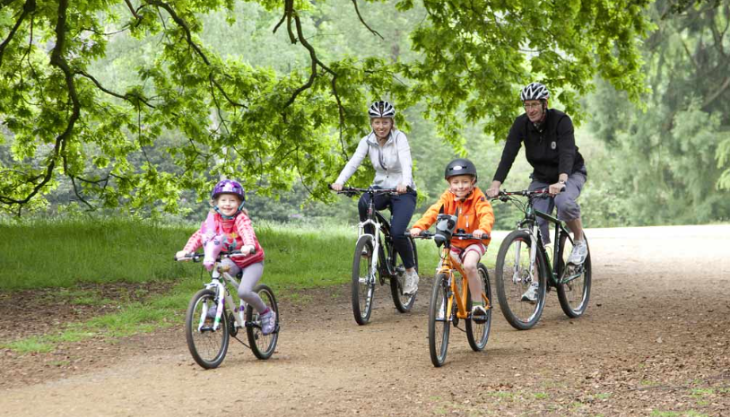
#> input picture images/bicycles.jpg, 730 x 417 px
$ python detect_shapes.py --image images/bicycles.jpg
#> lines starting #> are read from the running program, lines starting #| are printed output that depends on the picture; after the words box and inside, x2 and y2 are one past the last pixel; in counts of white or black regions, pixels touching at a corner belong together
### levi/shape_detector.py
import cv2


class ShapeDetector:
    def __init__(self):
        pass

    def detect(self, contour):
        shape = "unidentified"
        peri = cv2.arcLength(contour, True)
        # second parameter are normally in the range of 1-5%
        approx = cv2.approxPolyDP(contour, 0.03 * peri, True)

        numEdges = len(approx)
        if numEdges == 3:
            shape = "triangle"

        elif numEdges == 4:
            # x, y, w, h
            (_, _, w, h) = cv2.boundingRect(approx)
            aspectRatio = w / float(h)

            shape = "square" if aspectRatio >= 0.95 and aspectRatio <= 1.05 else "rectangle"

        elif numEdges == 5:
            shape = "pentagon"

        else:
            shape = "circle"

        return shape

### detect_shapes.py
from levi import ShapeDetector
import argparse
import imutils
import cv2

ap = argparse.ArgumentParser()
ap.add_argument("-i", "--image", required=True, help="path to input image")
args = vars(ap.parse_args())

image = cv2.imread(args["image"])
#> image is the input picture: shape (417, 730, 3); mean B, G, R 101.6, 148.3, 143.1
resized = imutils.resize(image, width=300)
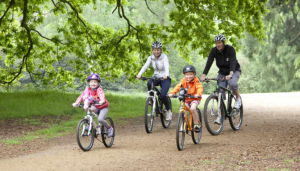
#> resized: shape (171, 300, 3); mean B, G, R 101.6, 148.3, 143.1
scaleRatio = image.shape[0] / float(resized.shape[0])
#> scaleRatio = 2.44

gray = cv2.cvtColor(resized, cv2.COLOR_BGR2GRAY)
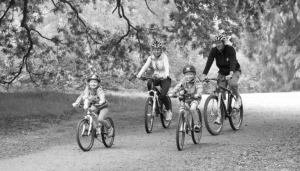
#> gray: shape (171, 300); min 6, max 255, mean 141.4
blurred = cv2.GaussianBlur(gray, (5, 5), 0)
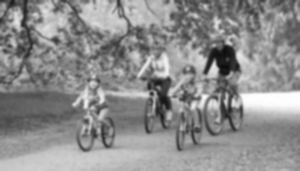
#> blurred: shape (171, 300); min 12, max 254, mean 141.4
thresh = cv2.threshold(blurred, 60, 255, cv2.THRESH_BINARY)[1]
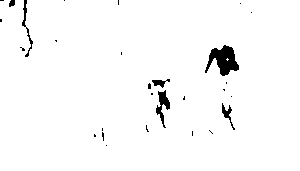
#> thresh: shape (171, 300); 97.6% white; 28 black regions (22 under 20 px)

cnts = cv2.findContours(thresh.copy(), cv2.RETR_EXTERNAL,
                        cv2.CHAIN_APPROX_SIMPLE)
#> cnts = 1 contour; box (x1, y1, x2, y2) and area: (0, 0, 300, 171) 50674
cnts = imutils.grab_contours(cnts)

sd = ShapeDetector()
for cnt in cnts:
    M = cv2.moments(cnt)
    centerX = int((M["m10"] / M["m00"]) * scaleRatio)
    centerY = int((M["m01"] / M["m00"]) * scaleRatio)
    shape = sd.detect(cnt)

    cnt = cnt.astype("float")
    cnt *= scaleRatio
    cnt = cnt.astype("int")

    cv2.drawContours(image, [cnt], -1, (0, 255, 0), 2)
    cv2.putText(image, shape, (centerX, centerY),
                cv2.FONT_HERSHEY_SIMPLEX, 0.5, (255, 255, 255), 2)

    cv2.imshow("Shape", image)
    cv2.waitKey(0)
#> this loop made 1 pass
#> (centerX, centerY, shape, peri in detect, approx in detect, numEdges in detect, w in detect, h in detect) on pass 1: (365, 207, 'rectangle', 1021.4, [[0, 1], [0, 170], [299, 170], [299, 0]], 4, 300, 171)
#> pass 1, `cv2.imshow("Shape", image)`:
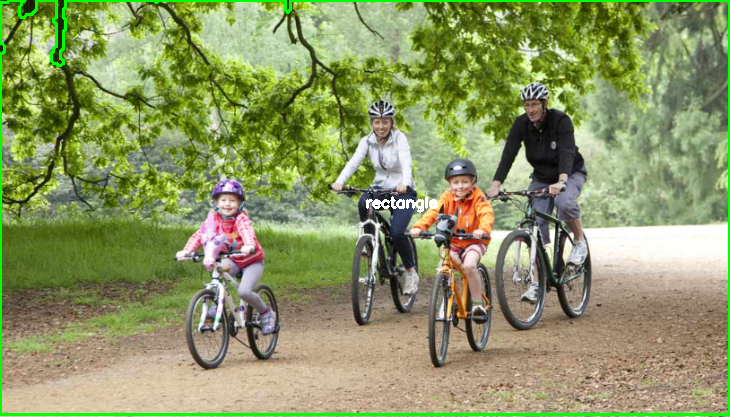
#> window 'Shape': shape (417, 730, 3); mean B, G, R 100.1, 150.7, 140.5

$ run again, on images/sheep.jpg
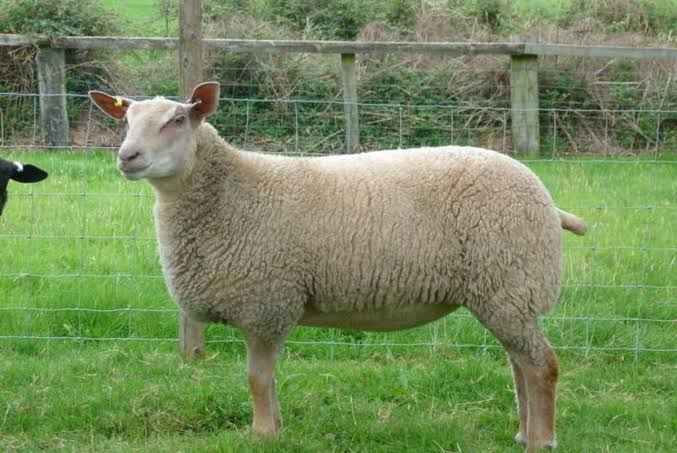
#> input picture images/sheep.jpg, 677 x 453 px
#> image is the input picture: shape (453, 677, 3); mean B, G, R 92.1, 138.2, 117.8
#> `thresh = cv2.threshold(blurred, 60, 255, cv2.THRESH_BINARY)[1]`:
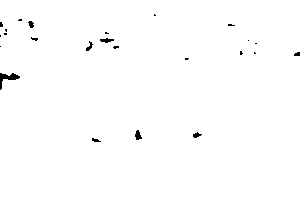
#> thresh: shape (200, 300); 99.3% white; 24 black regions (16 under 20 px)
#> cnts = 1 contour; box (x1, y1, x2, y2) and area: (0, 0, 300, 200) 59323
#> the loop `for cnt in cnts:` made 1 pass
#> (centerX, centerY, shape, peri in detect, approx in detect, numEdges in detect, w in detect, h in detect) on pass 1: (339, 225, 'rectangle', 1049.6, [[0, 0], [0, 199], [299, 199], [299, 0]], 4, 300, 200)
#> pass 1, `cv2.imshow("Shape", image)`:
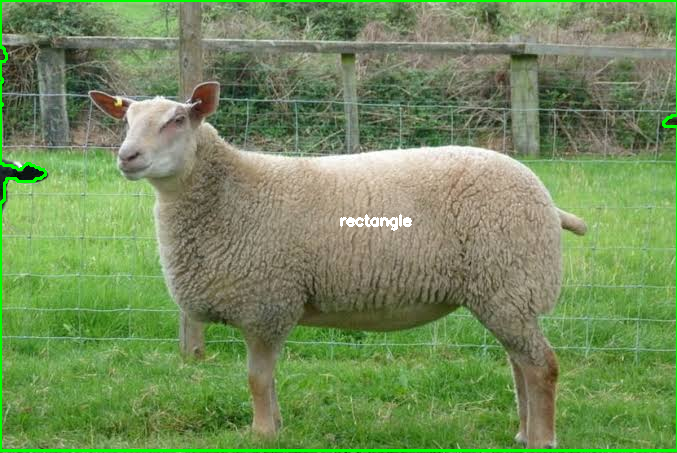
#> window 'Shape': shape (453, 677, 3); mean B, G, R 91, 140.4, 116.2

$ run again, on images/beagle.png
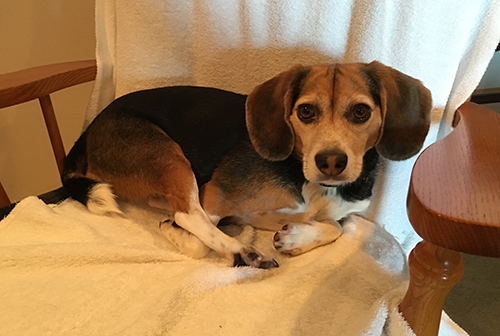
#> input picture images/beagle.png, 500 x 336 px
#> image is the input picture: shape (336, 500, 3); mean B, G, R 83, 120.9, 156.2
#> `thresh = cv2.threshold(blurred, 60, 255, cv2.THRESH_BINARY)[1]`:
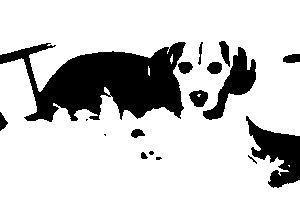
#> thresh: shape (201, 300); 79% white; 17 black regions (5 under 20 px)
#> cnts = 4 contours, 3 with area under 20; largest, box (x1, y1, x2, y2) and area: (0, 0, 300, 201) 48849
#> the loop `for cnt in cnts:` made 4 passes
#> (centerX, centerY, shape, peri in detect, approx in detect, numEdges in detect, w in detect, h in detect) on passes 2 to 3: (248, 118, 'rectangle', 18.83, [[148, 66], [148, 74], [149, 75], [149, 68]], 4, 2, 10), (286, 98, 'rectangle', 19.66, [[172, 54], [170, 58], [171, 63], [172, 61]], 4, 3, 10)
#> after the loop `for cnt in cnts:`:
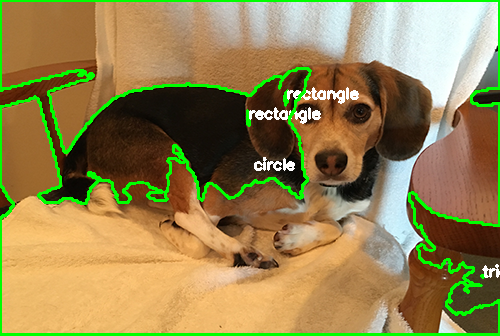
#> image: shape (336, 500, 3); 6.67% of pixels changed, all inside (x1, y1, x2, y2) = (0, 0, 500, 336)
